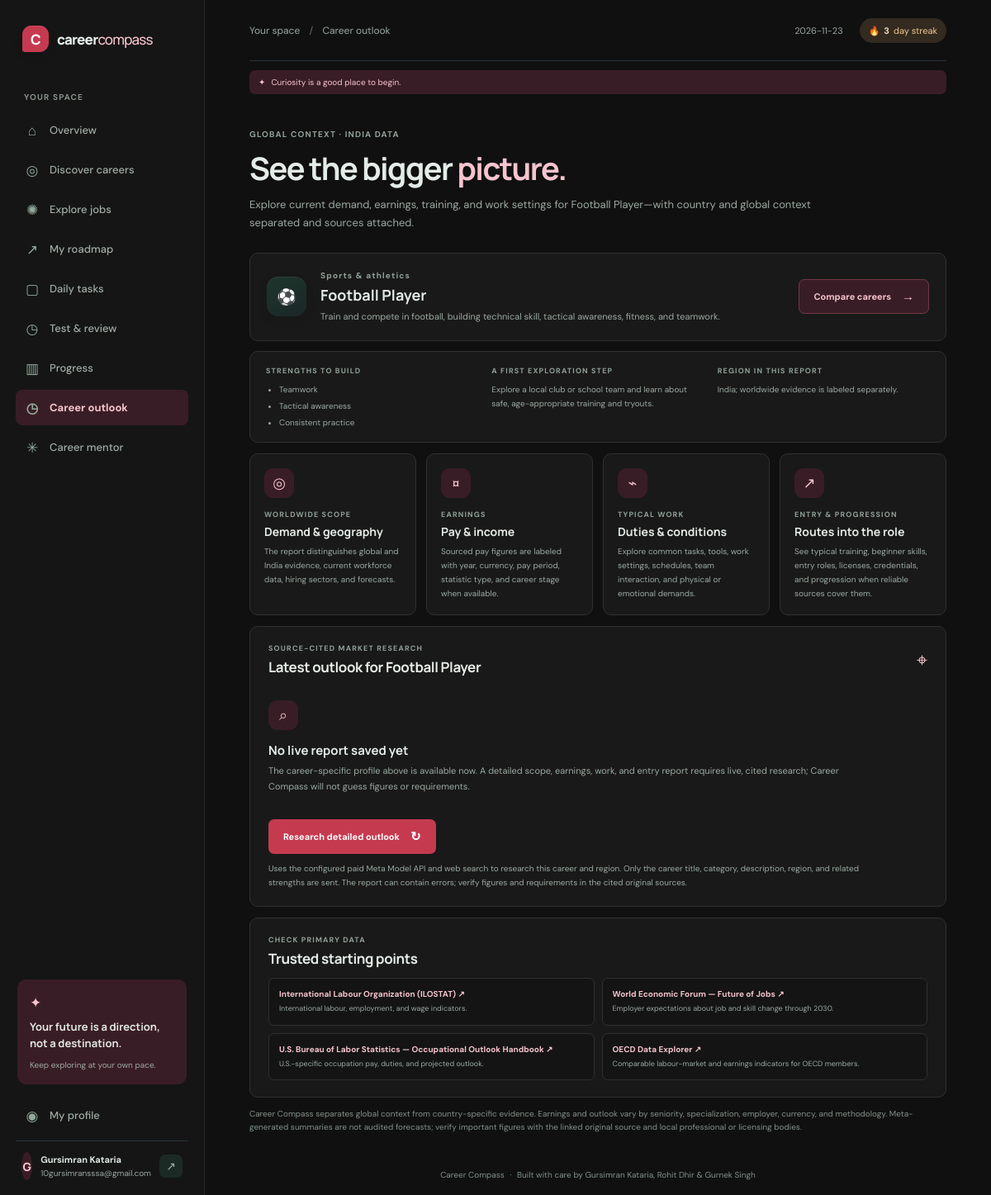
/insights (signed in), run on the app's committed database.
### tables this page shows
CREATE TABLE users (
            id INTEGER PRIMARY KEY AUTOINCREMENT,
            display_name TEXT NOT NULL,
            email TEXT NOT NULL UNIQUE COLLATE NOCASE,
            password_hash TEXT NOT NULL,
            theme TEXT NOT NULL DEFAULT 'dark' CHECK (theme IN ('dark', 'light')),
            created_at TEXT NOT NULL
        , accent_color TEXT NOT NULL DEFAULT 'green', market_country TEXT NOT NULL DEFAULT 'IN');

CREATE TABLE user_progress (
            user_id INTEGER PRIMARY KEY REFERENCES users(id) ON DELETE CASCADE,
            xp INTEGER NOT NULL DEFAULT 0,
            streak INTEGER NOT NULL DEFAULT 0,
            last_active TEXT,
            selected_career TEXT
        );

### app.py (the view)
@app.get("/insights")
@login_required
def career_insights():
    progress = current_progress() or {}
    career_id = request.args.get("career", "") or selected_career_id(progress)
    career = career_by_id(career_id)
    if career is None:
        flash("Choose a career direction to view its market research.", "info")
        return redirect(url_for("assessment"))
    user = current_user()
    country_code = user["market_country"] if user["market_country"] in COUNTRIES else "IN"
    insight = read_cached_insight(get_db(), career["id"], country_code)
    return render_template(
        "career_insights.html",
        career=career,
        country_code=country_code,
        country_name=COUNTRIES[country_code],
        countries=COUNTRIES,
        insight=insight,
        research_sources=RESEARCH_SOURCES,
        meta_api_available=bool(_model_api_key()),
    )

### app.py (called while the page is built)
def get_db():
    if "db" not in g:
        if CLOUDFLARE_WORKER:
            from cloudflare_d1 import D1Database
            environment = request.environ.get("workers.env")
            if environment is None:
                raise RuntimeError("The Cloudflare Worker environment is unavailable.")
            g.db = D1Database(environment.DB)
        else:
            g.db = sqlite3.connect(DATABASE)
            g.db.row_factory = sqlite3.Row
            g.db.execute("PRAGMA foreign_keys = ON")
    return g.db

def login_required(view):
    @wraps(view)
    def wrapped(*args, **kwargs):
        if not session.get("user_id"):
            flash("Sign in to save and view your career progress.", "info")
            return redirect(url_for("login"))
        user = get_db().execute(
            "SELECT id FROM users WHERE id = ?", (session["user_id"],)
        ).fetchone()
        if user is None:
            session.clear()
            return redirect(url_for("login"))
        return view(*args, **kwargs)
    return wrapped

def current_user():
    user_id = session.get("user_id")
    if not user_id:
        return None
    return get_db().execute("SELECT * FROM users WHERE id = ?", (user_id,)).fetchone()

def current_progress():
    user_id = session.get("user_id")
    if not user_id:
        return None
    return get_db().execute(
        "SELECT * FROM user_progress WHERE user_id = ?", (user_id,)
    ).fetchone()

def selected_career_id(progress):
    if progress is None:
        return None
    try:
        return progress["selected_career"]
    except (TypeError, KeyError):
        return None

def csrf_token():
    if "csrf_token" not in session:
        session["csrf_token"] = secrets.token_urlsafe(32)
    return session["csrf_token"]

def career_by_id(career_id):
    if isinstance(career_id, dict):
        career_id = career_id.get("id")
    if not career_id:
        return None
    return next((career for career in CAREERS if career["id"] == career_id), None)

def _worker_environment():
    if not CLOUDFLARE_WORKER:
        return None
    environment = request.environ.get("workers.env")
    if environment is None:
        raise RuntimeError("The Cloudflare Worker environment is unavailable.")
    return environment

def _model_api_key():
    return current_model_api_key(_worker_environment())

### templates/career_insights.html (shortened to what this page needs)
{% extends "base.html" %}
{% block breadcrumb %}Career outlook{% endblock %}
{% block content %}
<section class="page-intro"><p class="eyebrow">GLOBAL CONTEXT · {{ country_name|upper }} DATA</p><h1>See the bigger <span>picture.</span></h1><p class="muted">Explore current demand, earnings, training, and work settings for {{ career.title }}—with country and global context separated and sources attached.</p></section>
<section class="panel market-career-card"><span class="career-icon">{{ career.icon }}</span><div><p class="eyebrow">{{ career.category }}</p><h2>{{ career.title }}</h2><p class="muted">{{ career.description }}</p></div><a class="button button-outline" href="{{ url_for('careers') }}">Compare careers <span>→</span></a></section>
<section class="panel market-career-brief" aria-label="Career-specific starting points">
  <div><p class="eyebrow">STRENGTHS TO BUILD</p><ul>{% for strength in career.strengths[:3] %}<li>{{ strength }}</li>{% endfor %}</ul></div>
  <div><p class="eyebrow">A FIRST EXPLORATION STEP</p><p>{{ career.first_step }}</p></div>
  <div><p class="eyebrow">REGION IN THIS REPORT</p><p>{{ country_name }}; worldwide evidence is labeled separately.</p></div>
</section>
<section class="market-snapshot-grid" aria-label="Career market information categories">
  <article class="panel market-snapshot"><span class="market-icon">◎</span><p class="eyebrow">WORLDWIDE SCOPE</p><h2>Demand &amp; geography</h2><p class="muted">The report distinguishes global and {{ country_name }} evidence, current workforce data, hiring sectors, and forecasts.</p></article>
  <article class="panel market-snapshot"><span class="market-icon">¤</span><p class="eyebrow">EARNINGS</p><h2>Pay &amp; income</h2><p class="muted">Sourced pay figures are labeled with year, currency, pay period, statistic type, and career stage when available.</p></article>
  <article class="panel market-snapshot"><span class="market-icon">⌁</span><p class="eyebrow">TYPICAL WORK</p><h2>Duties &amp; conditions</h2><p class="muted">Explore common tasks, tools, work settings, schedules, team interaction, and physical or emotional demands.</p></article>
  <article class="panel market-snapshot"><span class="market-icon">↗</span><p class="eyebrow">ENTRY &amp; PROGRESSION</p><h2>Routes into the role</h2><p class="muted">See typical training, beginner skills, entry roles, licenses, credentials, and progression when reliable sources cover them.</p></article>
</section>
<section class="panel market-report-panel">
  <div class="panel-heading"><div><p class="eyebrow">SOURCE-CITED MARKET RESEARCH</p><h2>Latest outlook for {{ career.title }}</h2></div><span class="heading-mark">⌖</span></div>
  {% if insight %}
  <p class="market-updated">Research updated <time>{{ insight.updated_at[:10] }} UTC</time> · Region: {{ country_name }} · {% if insight.stale %}<strong>Saved report is more than 7 days old.</strong>{% else %}Current cached report{% endif %}</p>
  <div class="market-report-text">{{ insight.report }}</div>
  {% if insight.sources %}<h3 class="market-source-heading">Cited sources</h3><ul class="market-source-list">{% for source in insight.sources %}<li><a href="{{ source.url }}" target="_blank" rel="noopener noreferrer">{{ source.title }} <span aria-hidden="true">↗</span></a></li>{% endfor %}</ul>{% endif %}
  {% else %}
  <div class="market-empty"><span class="market-icon">⌕</span><h3>No live report saved yet</h3><p class="muted">The career-specific profile above is available now. A detailed scope, earnings, work, and entry report requires live, cited research; Career Compass will not guess figures or requirements.</p></div>
  {% endif %}
  {% if meta_api_available %}<form method="post" action="{{ url_for('refresh_career_insights') }}"><input type="hidden" name="csrf_token" value="{{ csrf_token() }}"><input type="hidden" name="career" value="{{ career.id }}"><button class="button button-dark" type="submit">{% if insight %}Refresh detailed outlook{% else %}Research detailed outlook{% endif %} <span>↻</span></button><p class="market-cost-note">Uses the configured paid Meta Model API and web search to research this career and region. Only the career title, category, description, region, and related strengths are sent. The report can contain errors; verify figures and requirements in the cited original sources.</p></form>{% else %}<p class="market-cost-note">Live research is unavailable on this server. An administrator can set the <code>MODEL_API_KEY</code> secret. The career profile and linked official sources remain available.</p>{% endif %}
</section>
<section class="panel market-sources-panel"><div class="panel-heading"><div><p class="eyebrow">CHECK PRIMARY DATA</p><h2>Trusted starting points</h2></div></div><div class="market-reference-list">{% for source in research_sources %}<a href="{{ source.url }}" target="_blank" rel="noopener noreferrer"><strong>{{ source.title }} <span aria-hidden="true">↗</span></strong><small>{{ source.description }}</small></a>{% endfor %}</div></section>
<p class="disclaimer market-disclaimer">Career Compass separates global context from country-specific evidence. Earnings and outlook vary by seniority, specialization, employer, currency, and methodology. Meta-generated summaries are not audited forecasts; verify important figures with the linked original source and local professional or licensing bodies.</p>
{% endblock %}

### templates/base.html (shortened to what this page needs)
<!doctype html>
<html lang="en">
<head>
  {% set user = current_user() %}
  {% set ui_theme = user.theme if user else browser_theme %}
  {% set ui_accent = user.accent_color if user and user.accent_color in accent_palettes else browser_accent_color %}
  {% set palette = accent_palettes[ui_accent] %}
  <link rel="stylesheet" href="{{ url_for('static', filename='style.css') }}">
</head>
<body class="theme-{{ ui_theme }} accent-{{ ui_accent }}" data-accent="{{ ui_accent }}" style="--accent: {{ palette.accent }}; --accent-deep: {{ palette.deep }}; --accent-soft: {{ palette.soft }}; --accent-glow: {{ palette.glow }}; --accent-on: {{ palette.on_accent }}; --accent-on-dark: {{ palette.on_accent_dark }};">
  <div class="app-shell">
    {% if user %}
    <aside class="sidebar">
      <a class="brand" href="{{ url_for('home') }}"><span class="brand-mark">C</span><span>career<span class="brand-light">compass</span></span></a>
      <p class="nav-label">YOUR SPACE</p>
      <nav class="main-nav" aria-label="Main navigation">
        <a class="nav-link {% if request.endpoint == 'home' %}active{% endif %}" href="{{ url_for('home') }}"><span class="nav-icon">⌂</span>Overview</a>
        <a class="nav-link {% if request.endpoint in ['assessment', 'results'] %}active{% endif %}" href="{{ url_for('assessment') }}"><span class="nav-icon">◎</span>Discover careers</a>
        <a class="nav-link {% if request.endpoint == 'careers' %}active{% endif %}" href="{{ url_for('careers') }}"><span class="nav-icon">✺</span>Explore jobs</a>
        <a class="nav-link {% if request.endpoint == 'roadmap' %}active{% endif %}" href="{{ url_for('roadmap') }}"><span class="nav-icon">↗</span>My roadmap</a>
        <a class="nav-link {% if request.endpoint == 'tasks' %}active{% endif %}" href="{{ url_for('tasks') }}"><span class="nav-icon">▢</span>Daily tasks</a>
        <a class="nav-link " href="{{ url_for('learning_tests') }}"><span class="nav-icon">◷</span>Test & review</a>
        <a class="nav-link {% if request.endpoint == 'progress_page' %}active{% endif %}" href="{{ url_for('progress_page') }}"><span class="nav-icon">▥</span>Progress</a>
        <a class="nav-link {% if request.endpoint == 'career_insights' %}active{% endif %}" href="{{ url_for('career_insights') }}"><span class="nav-icon">◷</span>Career outlook</a>
        <a class="nav-link {% if request.endpoint == 'mentor' %}active{% endif %}" href="{{ url_for('mentor') }}"><span class="nav-icon">✳</span>Career mentor</a>
      </nav>
      <div class="sidebar-bottom">
        <div class="sidebar-note"><span class="note-spark">✦</span><p>Your future is a direction, not a destination.</p><span class="note-caption">Keep exploring at your own pace.</span></div>
        <a class="nav-link {% if request.endpoint == 'profile' %}active{% endif %}" href="{{ url_for('profile') }}"><span class="nav-icon">◉</span>My profile</a>
        <div class="user-chip"><span class="avatar">{{ user.display_name[:1]|upper }}</span><span><strong>{{ user.display_name }}</strong><small>{{ user.email }}</small></span><form method="post" action="{{ url_for('logout') }}"><input type="hidden" name="csrf_token" value="{{ csrf_token() }}"><button class="signout-button" type="submit" aria-label="Sign out">↗</button></form></div>
      </div>
    </aside>
    {% endif %}
    <main class="main-content {% if not user %}auth-main{% endif %}">
      {% if user %}
      <header class="topbar"><span class="breadcrumb">Your space <span>/</span> {% block breadcrumb %}Overview{% endblock %}</span><div class="topbar-right"><span class="topbar-date">{{ today }}</span><a class="streak-pill" href="{{ url_for('profile') }}">🔥 <strong>{{ current_progress().streak }}</strong> day streak</a></div></header>
      <p class="motivation-quote"><span>✦</span> {{ motivation_quote }}</p>
      {% else %}
      <header class="auth-topbar"><a class="brand" href="{{ url_for('login') }}"><span class="brand-mark">C</span><span>career<span class="brand-light">compass</span></span></a><span>Find a direction that feels like yours.</span></header>
      {% endif %}
      {% block content %}{% endblock %}
      {% if user %}<footer class="footer">Career Compass <span>·</span> Built with care by Gursimran Kataria, Rohit Dhir &amp; Gurnek Singh</footer>{% else %}<footer class="footer">Career Compass <span>·</span> A project by Gursimran Kataria, Rohit Dhir &amp; Gurnek Singh</footer>{% endif %}
    </main>
  </div>
</body>
</html>

### data on the page
users: display_name "G", display_name "Gursimran Kataria", email "10gursimransssa@gmail.com"
user_progress: streak "3"

### other printed values
{{ motivation_quote }} "Curiosity is a good place to begin."
{{ country_name|upper }} "INDIA"
{{ career.title }} "Football Player"
{{ career.icon }} "⚽"
{{ career.category }} "Sports & athletics"
{{ career.description }} "Train and compete in football, building technical skill, tactical awareness, fitness, and teamwork."
{{ strength }} "Teamwork" "Tactical awareness" "Consistent practice"
{{ career.first_step }} "Explore a local club or school team and learn about safe, age-appropriate training and tryouts."
{{ country_name }} "India"
{{ source.title }} "International Labour Organization (ILOSTAT)" "World Economic Forum — Future of Jobs" "U.S. Bureau of Labor Statistics — Occupational Outlook Handbook" "OECD Data Explorer"
{{ source.description }} "International labour, employment, and wage indicators." "Employer expectations about job and skill change through 2030." "U.S.-specific occupation pay, duties, and projected outlook." "Comparable labour-market and earnings indicators for OECD members."
